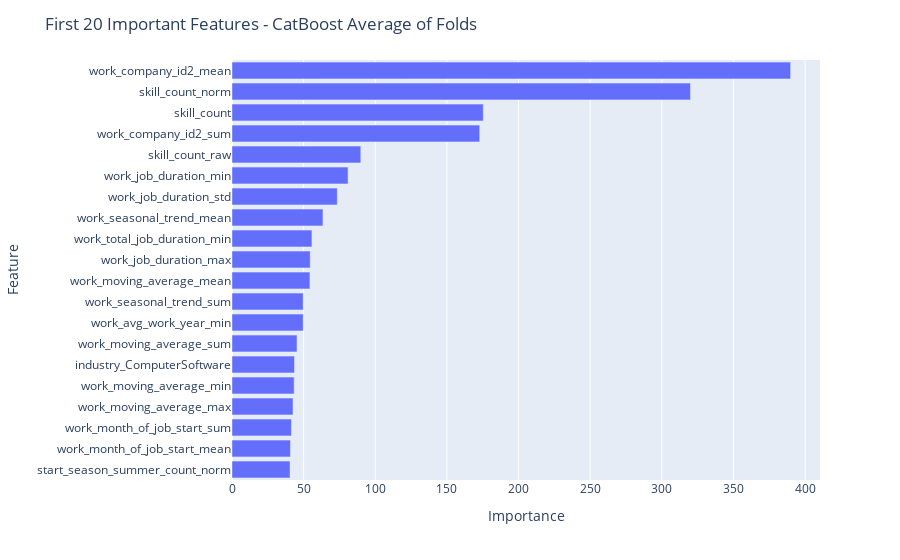

Notebook source saved alongside this figure:
### Code cell
test = pd.read_csv("./test_user_lang_work_revise.csv")
test = test.merge(skills_count, on="user_id", how="left")
test = test.merge(skills_target_test_agg, on="user_id", how="left")
test.drop(columns=["user_id"],inplace=True)

models = encode_test(skills_target_train_agg)
model_preds = [model.predict(test) for model in models]
model_preds

### Figure 1 — Plotly figure (JSON) as saved in the notebook; plotly's stock layout.template omitted (floating-point values rounded to 4 significant figures)
{"data": [{"alignmentgroup": "True", "hovertemplate": "Importance=%{x}<br>Feature=%{y}<extra></extra>", "legendgroup": "", "marker": {"color": "#636efa", "pattern": {"shape": ""}}, "name": "", "offsetgroup": "", "orientation": "h", "showlegend": false, "textposition": "auto", "type": "bar", "x": [40.5, 40.8, 41.5, 42.6, 43.4, 43.6, 45.4, 49.7, 49.7, 54.4, 54.6, 55.8, 63.5, 73.5, 81, 89.9, 172.9, 175.4, 320, 389.9], "xaxis": "x", "y": ["start_season_summer_count_norm", "work_month_of_job_start_mean", "work_month_of_job_start_sum", "work_moving_average_max", "work_moving_average_min", "industry_ComputerSoftware", "work_moving_average_sum", "work_avg_work_year_min", "work_seasonal_trend_sum", "work_moving_average_mean", "work_job_duration_max", "work_total_job_duration_min", "work_seasonal_trend_mean", "work_job_duration_std", "work_job_duration_min", "skill_count_raw", "work_company_id2_sum", "skill_count", "skill_count_norm", "work_company_id2_mean"], "yaxis": "y"}], "layout": {"barmode": "relative", "legend": {"tracegroupgap": 0}, "margin": {"t": 60}, "title": {"text": "First 20 Important Features - CatBoost Average of Folds"}, "xaxis": {"anchor": "y", "domain": [0, 1], "title": {"text": "Importance"}}, "yaxis": {"anchor": "x", "domain": [0, 1], "title": {"text": "Feature"}}}}
